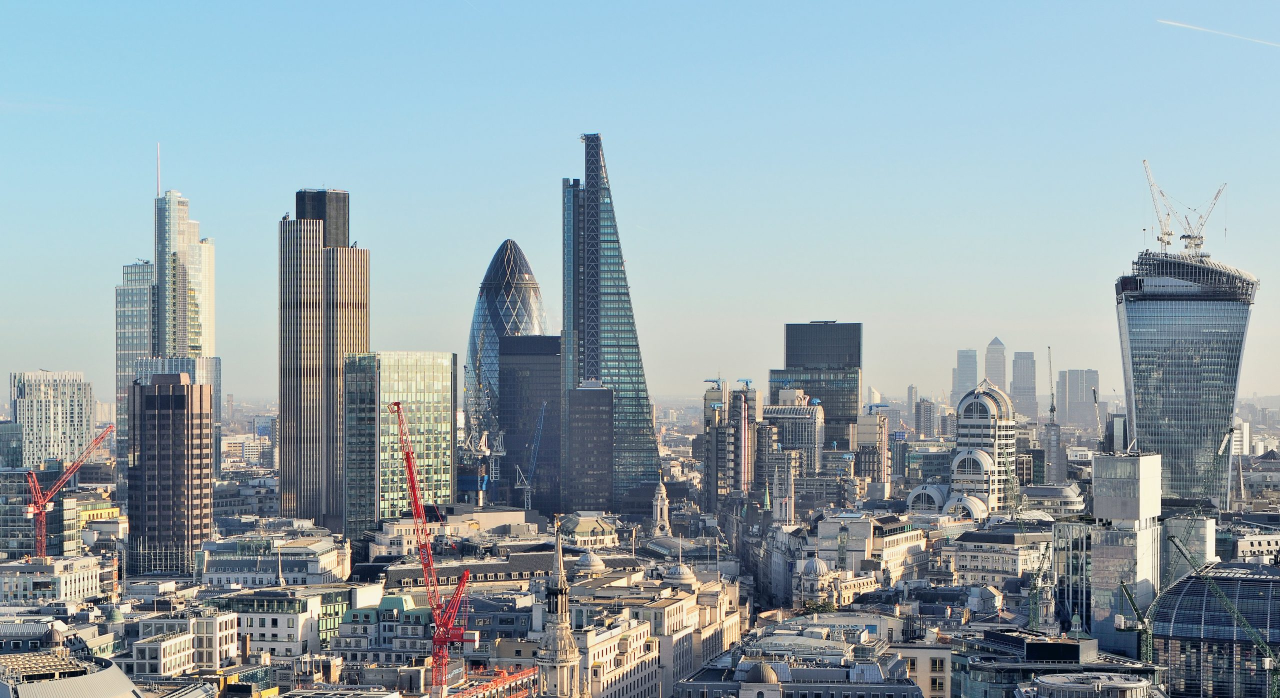
#> input picture pics/city.jpg, 2560 x 1396 px (shown at 1/2 size)
$ python img_to_matrix.py
#> lines starting #> are read from the running program, lines starting #| are printed output that depends on the picture
#> the answer given: pics/city.jpg
#> the answer given: out.png
#> the answer given: pics/mario.jpg
from PIL import Image, ImageOps
import matplotlib.pyplot as plt
import numpy as np
import os

### Function to load the picture by a name from folder where this script is.
### Also, if user wants to resize picture, it happens here.
def converter(filename, resize):
#> called with filename = 'pics/city.jpg', resize = 'pics/mario.jpg'
    path = os.path.dirname(os.path.abspath(__file__))
    final_path = os.path.join(path, filename)
    img = Image.open(final_path)
#> img is the input picture: PIL image 2560x1396 RGB; mean R, G, B 146.2, 162.2, 168.9
    img = ImageOps.grayscale(img)
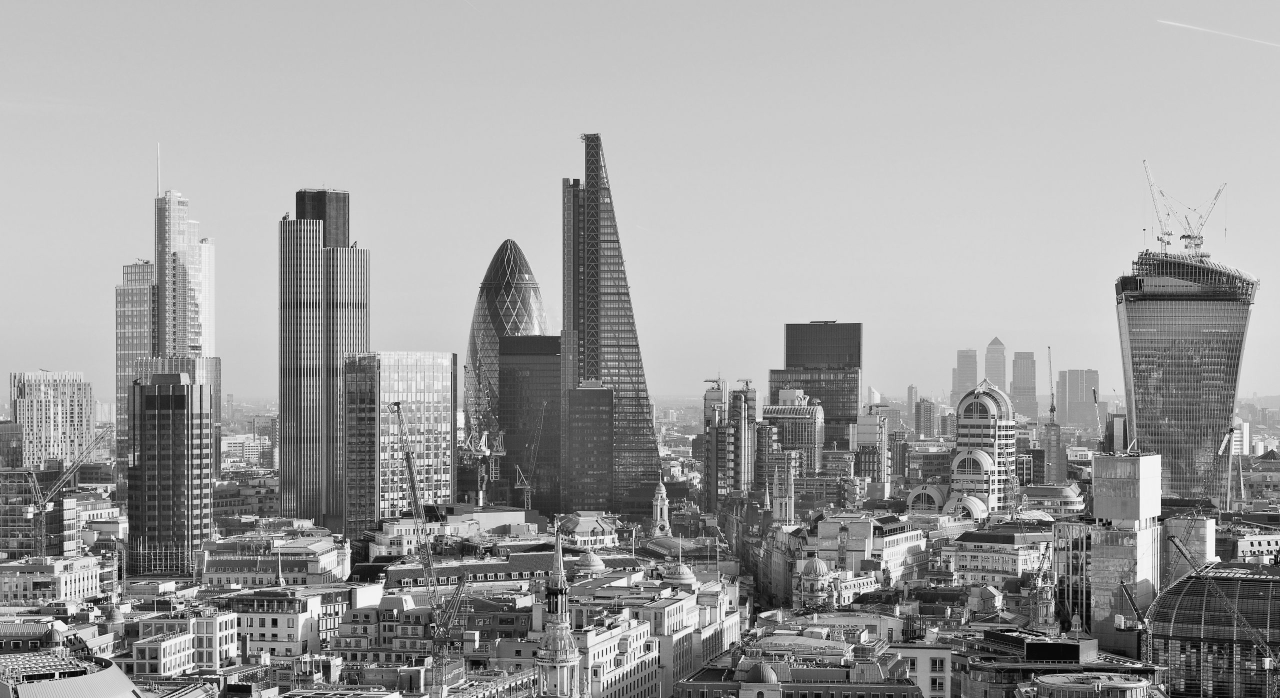
#> img: PIL image 2560x1396 L (shown at 1/2 size); min 0, max 255, mean 158.2
    if resize == 'Y':
        size1 = int(input("How wide do you want the picture to be?: "))
        size2 = int(input("How high do you want the picture to be?: "))
        img = img.resize(size = (size1, size2))

    return img

### Function to plot image in grayscale.
def plot_image(image):
    plt.figure(figsize = (10, 10))
    plt.imshow(image, cmap = 'gray')
    plt.show()

### Couple of inputs.
filename = input("Type the name and the type of the image to convert it: ")
savename = str(input("Type the name you want to save picture: "))
savename = savename + '.txt'
resize = input("Do you want to resize the picture? Y / N: ")

### Running the functions.
img = converter(filename, resize)
plot_image(img)

### Couple of needed parameters.
img_as_np = np.asarray(img)
img_size = np.size(img)
#> img_size = (2560, 1396)
img_size1 = str(img_size[0])
#> img_size1 = '2560'
img_size2 = str(img_size[1])
#> img_size2 = '1396'
img_size = ','.join([img_size1, img_size2])

### Saving the .txt-file.
np.savetxt(savename, img_as_np, fmt = '%7.3f', header = img_size, comments = '')

$ run again, on pics/rabbit.jpg
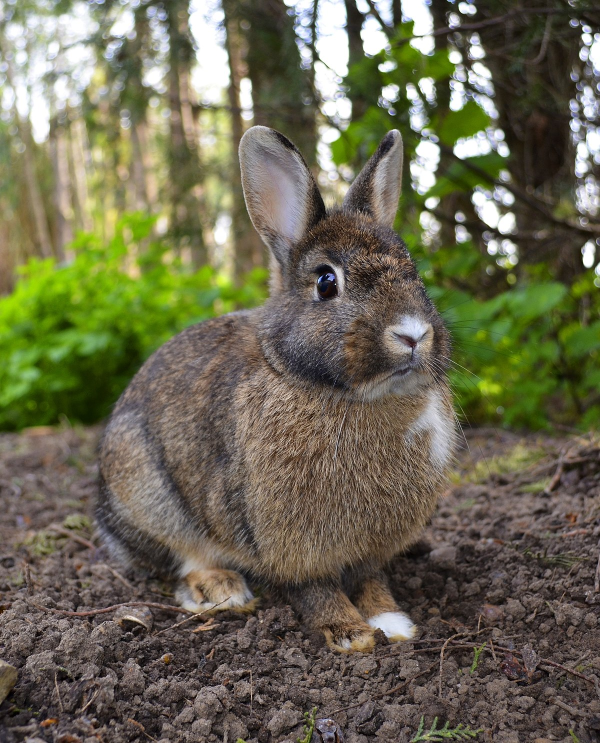
#> input picture pics/rabbit.jpg, 1200 x 1486 px (shown at 1/2 size)
#> in converter, img is the input picture: PIL image 1200x1486 RGB; mean R, G, B 107.4, 104.8, 82.3
#> in converter, `img = ImageOps.grayscale(img)`:
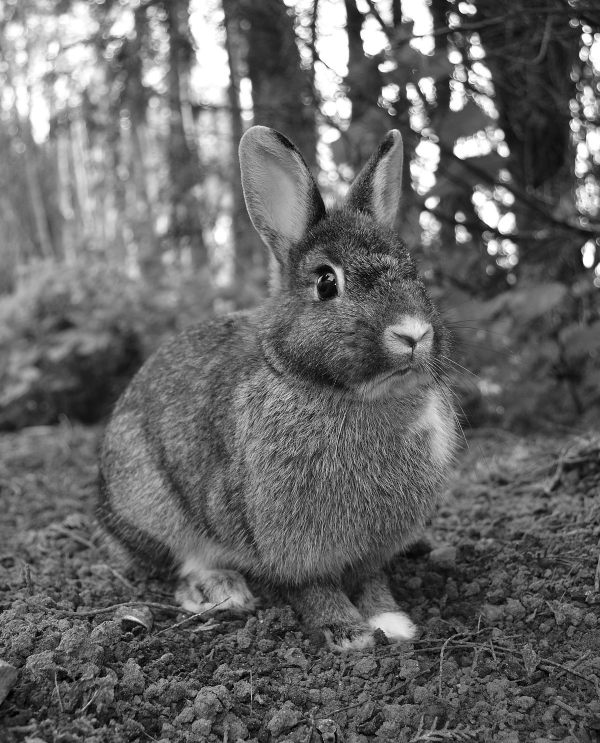
#> img: PIL image 1200x1486 L (shown at 1/2 size); min 0, max 255, mean 103
#> img_size = (1200, 1486)
#> img_size1 = '1200'
#> img_size2 = '1486'

$ run again, on pics/valve.jpg
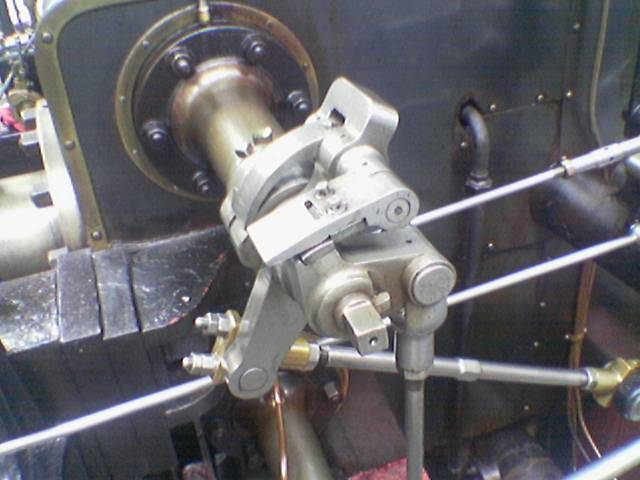
#> input picture pics/valve.jpg, 640 x 480 px
#> in converter, img is the input picture: PIL image 640x480 RGB; mean R, G, B 106.3, 104.8, 108.9
#> in converter, `img = ImageOps.grayscale(img)`:
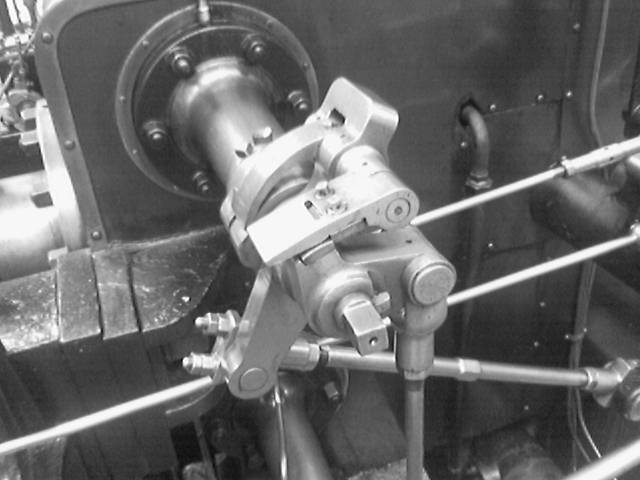
#> img: PIL image 640x480 L; min 6, max 255, mean 105.7
#> img_size = (640, 480)
#> img_size1 = '640'
#> img_size2 = '480'
